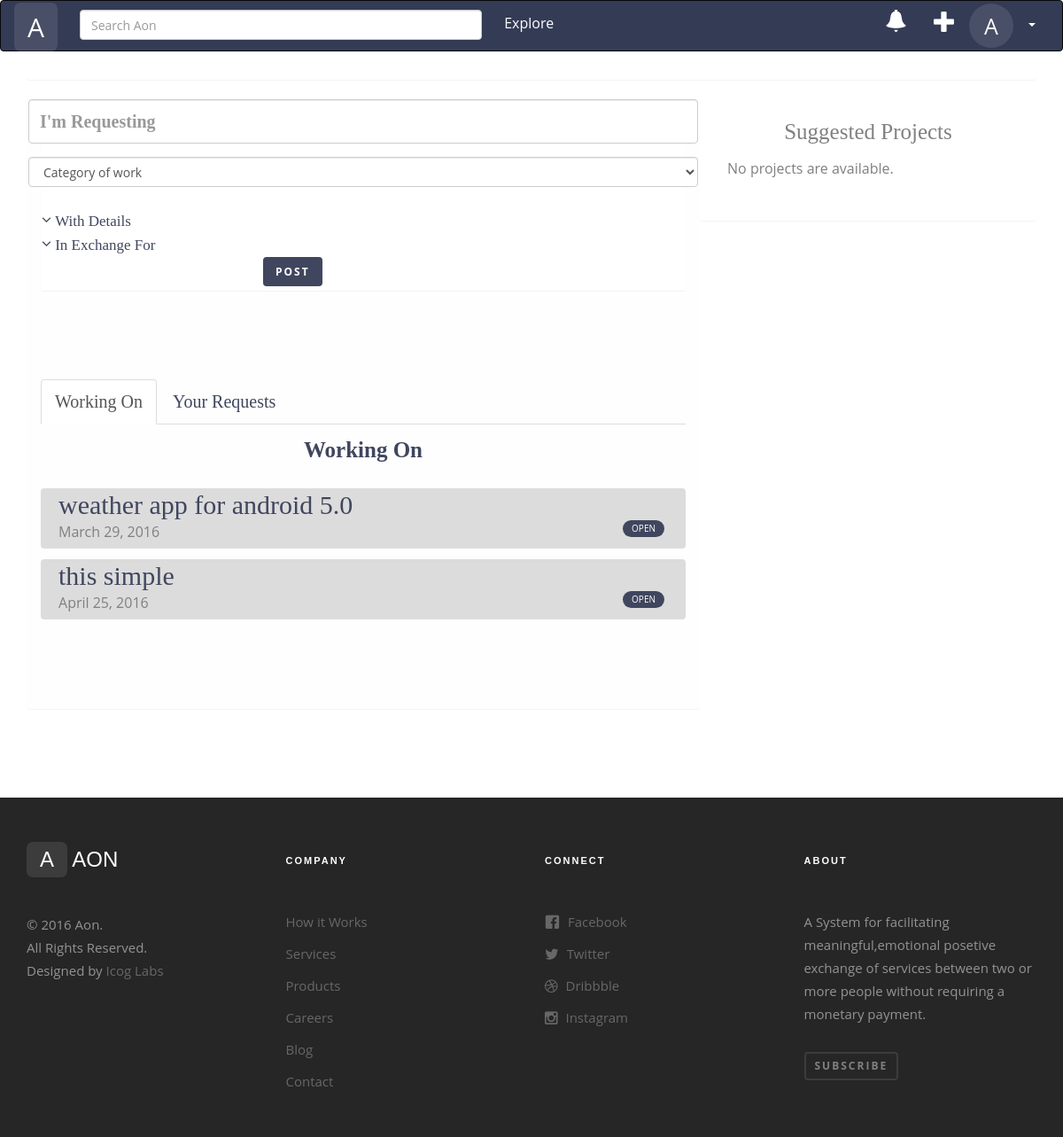
Screenshot of /dashboard/ (signed in) with the database file from the repository.
### app/models.py (models this page shows, shortened)
class Offer(models.Model):
    project = models.ForeignKey(Request, null=False, blank=False)
    offer_by = models.ForeignKey(User, null=False, blank=False)
    is_accepted = models.BooleanField(default=False)
    is_seen = models.BooleanField(default=False)
    created_at = models.DateTimeField(auto_now_add=True)
    updated_at = models.DateTimeField(auto_now=True)

class Request(models.Model):
    PROJECT_STATUS = (
        (STATUS_OPEN, _('Open')),
        (STATUS_DONE, _('Done')),
        (STATUS_CLOSED, _('Closed'))
    )
    title = models.CharField(max_length=200)
    type = models.ForeignKey(RequestCategory, blank=True, null=True)
    description = models.TextField(blank=True)
    slug = models.SlugField(max_length=200, unique=True, blank=True)
    status = models.SmallIntegerField(choices=PROJECT_STATUS, blank=True, default=STATUS_OPEN)
    created_by = models.ForeignKey(User, related_name='requested_by')
    skills = models.ManyToManyField(SkillTag, blank=True, related_name='collaborators')
    collaborators = models.ManyToManyField(User, blank=True)
    publish = models.BooleanField(blank=True, default=True)
    created = models.DateTimeField(auto_now_add=True)
    updated = models.DateTimeField(auto_now=True)
    objects = RequestQuerySet.as_manager()
    class Meta:
        verbose_name = "Request"
        verbose_name_plural = "Requests"
        ordering = ["-created"]

### app/views.py (the view)
# urls.py: url(r'^dashboard/$', views.dashboard, name='dashboard'),
@login_required()
def dashboard(request):
    all_suggestable_requests = Request.objects.filter(status=100, publish=True).exclude(created_by=request.user)
    projects_offer_by_user = Offer.objects.filter(offer_by=request.user).values('project').distinct()
    suggestions = all_suggestable_requests.exclude(pk__in=projects_offer_by_user)
    working_on = Offer.objects.filter(offer_by=request.user, is_accepted=True)[:5]
    my_projects = Request.objects.by(request.user)[:5]
    num_notifications = get_notifications(request)
    return render(request=request, template_name='app/dashboard.html',
                  context={'suggestions': suggestions, 'my_projects': my_projects,
                           'num_notifications': num_notifications, 'projects_working_on': working_on})

### app/models.py (called while the page is built)
    def by(self, requester):
        return self.filter(created_by=requester)

### app/templatetags/app_tags_filters.py (called while the page is built)
@register.filter(name='display_status')
def get_status_val(value):
    if value == 100:
        return  "OPEN"
    elif value == 101:
        return "COMPLETED"
    elif value == 102:
        return "CLOSED"
    else:
        return "Error"

### app/views.py (called while the page is built)
def get_notifications(request):
    return len(Notification.objects.filter(for_user=request.user, is_seen=False))

### app/templates/app/dashboard.html (shortened to what this page needs)
{% extends "signed_in_base.html" %}
{% block content %}
    <div class="container">
        <div class="panel col-md-12">
        </div>
        <div class="panel col-lg-8 col-md-8 col-md-offse-2 " style="background-color: rgba(207, 208, 212, 0.03);margin-bottom: 100px;padding-bottom: 100px; ">
              <div class="panel" >
                <form class="form-horizontal" role="form"  id="ro-form" data-toggle="validator" >
                    <div class="form-group">
                        <input style="font-size: 20px;height: 50px;font-family: exo;font-weight:900" id="id_title" class="form-control text " maxlength="200" name="request_title" placeholder="I'm Requesting" type="text" required>
                    </div>
                    <div  style="margin-bottom: 25px;" class="form-group">
                            <select  class="required form-control" id="id_type" name="request_category" >
                                    <option value="">Category of work</option>
                            </select>
                     </div>
                    <div id="detail-Accordion-2">
                         <a data-toggle="collapse" data-parent="#accordion" class="app-link" style="font-size:17px;" href="#DetailsAccordion_2">
                            <i class="icon icon-angle-down"></i>
                               With Details
                        </a>
                      </div>
                    <div id="InExchangeFor">
                        <a data-toggle="collapse" data-parent="#accordion" class="app-link" style="font-size:17px;" href="#InExchangeForAccordion">
                            <i class="icon icon-angle-down"></i>
                               In Exchange For
                        </a>
                    </div>
                    <div id="action_btn_post">
                        <input style="margin-left: 250px;" class="btn btn-info" type="submit"  id="post_project_btn" value="Post"> <br>
                    </div>
                </form>
              </div>
              <div style="margin-top: 100px;" class="">
                  <ul class="nav nav-tabs">
                      <li class="active">
                          <a   href="#working-on" class="app-link" data-toggle="tab">Working On</a>
                      </li>
                      <li>
                          <a  href="#your-reqeusts" class="app-link" data-toggle="tab">Your Requests</a>
                      </li>
                  </ul>
              </div>
                <div class="tab-content">
                      <div class="tab-pane fade in active"  id="working-on">
                              {% if projects_working_on %}
                                    <h6 style="text-align: center;font-family: exo-light;font-size: 25px;color: #40465E;margin-top: 15px;">Working On</h6>
                                    {% for offer in projects_working_on %}
                                        <div class="app-project-list-item">
                                         <a href="{% url 'project_detail' offer.project.slug %}" >
                                            <div style="">
                                                    <a class="dashboard-project-title" href="{% url 'project_detail' offer.project.slug %}">{{ offer.project.title | truncatechars:"35" }}</a>
                                                    {% load app_tags_filters %}
                                                    <div>{{ offer.project.created |date }} <span class="tag" style="color: #FFF;float: right">{{ offer.project.status | display_status }}</span></div>
                                            </div>
                                        </a>
                                        </div>
                                    {% endfor %}
                                {% endif %}
                      </div>
                          {% if my_projects %}
                            {% for project in my_projects %}
                                            {% load app_tags_filters %}
                            {% endfor %}
                          {% else %}
                             You have no projects!
                          {% endif %}
                </div>
        </div>
        <div class="panel col-lg-4 col-md-4  " style="margin-top:25px;">
            <div class="PANEL-HEADING" style="text-align: center;font-family: exo-light;font-size: 25px;">Suggested Projects </div>
            <div class="panel-body">
                {% if suggestions %}
                    {% for project in suggestions %}
                         <a href="{% url 'project_detail' project.slug %}" >
                            <div class="app-project-list-item">
                                    <a class="dashboard-project-title" href="{% url 'project_detail' project.slug %}">{{ project.title | truncatechars:"35" }}</a>
                                    <div>{{ project.created |date }} </div>
                            </div>
                        </a>
                    {% endfor %}
                {% else %}
                    <p>No projects are available.</p>
                {% endif %}
            </div>
        </div>
    </div>
{% endblock %}

### app/templates/navbar.html (shortened to what this page needs)
<nav class="navbar navbar-default navbar-inverse brand-nav" role="navigation" style="background-color: #343B55;">
  <div class="container-fluid">
        <div class="navbar-header">
          <a class="navbar-brand" href="{% url 'dashboard' %}"><span style="border-radius: 7px;font-size: 30px; padding: 7px 15px;position: relative;top: 5px; background: rgba(255, 255, 255, 0.1);">A</span></a>
    </div>
        <div class="collapse navbar-collapse" id="bs-example-navbar-collapse-1">
              <form  class="col-md-5 col-sm-5" style="padding: 10px" role="search" method="get" action="{% url 'search' %}">
                  <div class="">
                      <input id="global_search" type="text" name="q"  class="form-control" placeholder="Search Aon">
                  </div>
              </form>
               <ul class="nav navbar-nav">
                    <li><a href="{% url 'explore' %}">Explore</a></li>
               </ul>
               <ul class="nav navbar-nav navbar-right">
                    <li>
                        <p class="navbar-text" style="margin-top: 10px;">
                        <span>
                            <a href="{% url 'notifications' %}">
                                <i class="glyphicon glyphicon-bell" style="font-size:25px;"></i>
                            </a>
                        </span>
                    </li>
                  <li>
                        <p class="navbar-text" style="margin-top: 10px;">
                            <span>
                                <a href="" data-toggle="modal" data-target="#new_project_modal">
                                    <i class="glyphicon glyphicon-plus" style="font-size:25px;">
                                    </i>
                                </a>
                            </span>
                        </p>
                    </li>
                  <li>
                      <a href="{% url 'user_profile' user.username %}"  class="user_initial" >
                               {{ user.username| first | capfirst}}
                      </a>
                  </li>
                  <li class="dropdown">
                      <a href="#" class="dropdown-toggle" data-toggle="dropdown"><span class="caret"></span></a>
                    </li>
              </ul>
        </div>
  </div>
</nav>

### aon/static/app/css/icomoon.css (style rules this page uses)
[class^="icon-"], [class*=" icon-"] { font-family: 'icomoon' !important; speak: none; font-style: normal; font-weight: normal; font-variant: normal; text-transform: none; line-height: 1; -webkit-font-smoothing: antialiased; -moz-osx-font-smoothing: grayscale; }
.icon-angle-down:before { content: "\f107"; }

### aon/static/app/css/app_style.css (style rules this page uses)
.user_initial { margin-top: 3px; background-color: rgba(255, 255, 255, 0.1); font-size: 25px; text-align: center; border-radius:50%; width:50px; height: 50px; }
.tag { font-size: 10px; padding: 2px 10px; line-height: 1.5; font-family: "Open Sans", Arial, sans-serif; text-transform: uppercase; color: #FFF; margin: 0 4px 4px 0; -webkit-border-radius: 30px; -moz-border-radius: 30px; -ms-border-radius: 30px; border-radius: 30px; display: -moz-inline-stack; display: inline-block; zoom: 1; background:#40465E; }
.dashboard-project-title { font-size: 30px; color: #40465E; font-family: exo ; }
.brand-nav a , span { color: #FFF; }
.navbar-inverse .navbar-nav>li>a { color: #FFF; }
.btn-info { background: #40465E; color: #fff; border: 2px solid #40465E; }
.app-link { font-size: 20px; color: #40465E; font-family: exo-light; }
.app-project-list-item { margin-top:12px; padding:6px 20px; border-radius: 4px; background-color: rgba(128, 128, 128, 0.28) }

### rows the page displays
Offer: project "weather app for android 5.0", project.created "March 29, 2016", project.status|display_status "OPEN"
Offer: project "this simple", project.created "April 25, 2016", project.status|display_status "OPEN"

### other values shown
{{ user.username| first | capfirst }} "A"
